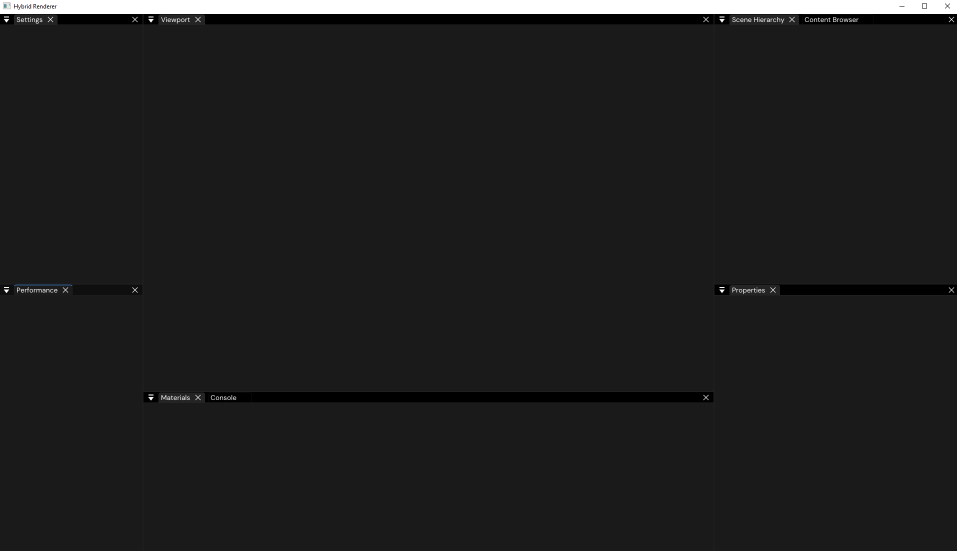
#> input picture images/snapshot-1.png, 1913 x 1102 px (shown at 1/2 size)
$ python downscale_textures.py images
#> lines starting #> are read from the running program, lines starting #| are printed output that depends on the picture
#!/usr/bin/env python3
import argparse
import sys
from pathlib import Path

try:
    from PIL import Image
except ImportError:
    print("Pillow is required. Install with: pip install pillow", file=sys.stderr)
    sys.exit(1)


SUPPORTED_EXTS = {".png", ".jpg", ".jpeg", ".tga", ".bmp", ".tif", ".tiff", ".webp"}


def parse_args() -> argparse.Namespace:
    parser = argparse.ArgumentParser(
        description="Recursively downscale textures in a folder, preserving file paths and names."
    )
    parser.add_argument("folder", type=Path, help="Root folder containing textures")
    parser.add_argument(
        "--scale",
        type=float,
        default=0.5,
        help="Scale factor (0 < scale <= 1). Default: 0.5",
    )
    parser.add_argument(
        "--max-size",
        type=int,
        default=0,
        help="Optional max width/height after scaling (0 disables).",
    )
    parser.add_argument(
        "--dry-run",
        action="store_true",
        help="Show what would be changed without writing files.",
    )
    parser.add_argument(
        "--skip-existing-small",
        action="store_true",
        help="Skip files already <= --max-size when max-size is enabled.",
    )
    return parser.parse_args()


def target_size(width: int, height: int, scale: float, max_size: int) -> tuple[int, int]:
    new_w = max(1, int(round(width * scale)))
    new_h = max(1, int(round(height * scale)))

    if max_size > 0:
        longest = max(new_w, new_h)
        if longest > max_size:
            factor = max_size / float(longest)
            new_w = max(1, int(round(new_w * factor)))
            new_h = max(1, int(round(new_h * factor)))

    return new_w, new_h


def process_image(path: Path, scale: float, max_size: int, dry_run: bool, skip_existing_small: bool) -> bool:
#> called with scale = 0.5, max_size = 0, dry_run = False, skip_existing_small = False
    try:
        with Image.open(path) as img:
#> img is the input picture: PIL image 1913x1102 RGBA; mean R, G, B, A 31.3, 31.3, 31.3, 255
            w, h = img.size
#> w = 1913; h = 1102

            if max_size > 0 and skip_existing_small and max(w, h) <= max_size:
                return False

            new_w, new_h = target_size(w, h, scale, max_size)
#> new_w = 956; new_h = 551

            if new_w >= w and new_h >= h:
                return False

            if dry_run:
                print(f"[DRY] {path} : {w}x{h} -> {new_w}x{new_h}")
                return True

            resized = img.resize((new_w, new_h), Image.Resampling.LANCZOS)
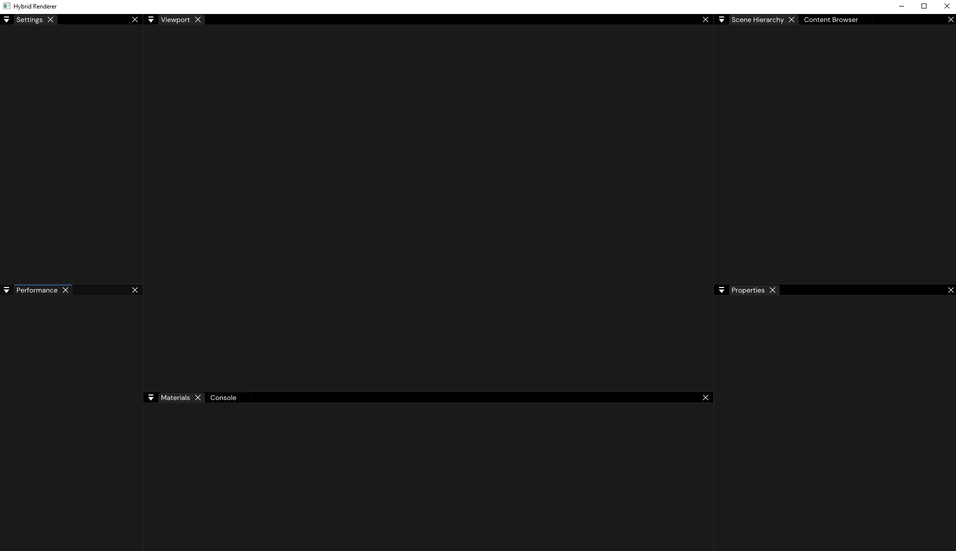
#> resized: PIL image 956x551 RGBA; mean R, G, B, A 31.3, 31.3, 31.3, 255

            save_kwargs = {}
            ext = path.suffix.lower()
            if ext in {".jpg", ".jpeg"}:
                save_kwargs["quality"] = 95
                save_kwargs["optimize"] = True
            elif ext == ".png":
                save_kwargs["optimize"] = True

            resized.save(path, **save_kwargs)
            print(f"{path} : {w}x{h} -> {new_w}x{new_h}")
#| images/snapshot-1.png : 1913x1102 -> 956x551
            return True
    except Exception as exc:
        print(f"[ERROR] {path} : {exc}", file=sys.stderr)
        return False


def main() -> int:
    args = parse_args()

    if not args.folder.exists() or not args.folder.is_dir():
        print(f"Folder not found: {args.folder}", file=sys.stderr)
        return 1

    if not (0.0 < args.scale <= 1.0):
        print("--scale must be in (0, 1].", file=sys.stderr)
        return 1

    files = [p for p in args.folder.rglob("*") if p.is_file() and p.suffix.lower() in SUPPORTED_EXTS]
    if not files:
        print("No supported texture files found.")
        return 0

    changed = 0
    for path in files:
        if process_image(path, args.scale, args.max_size, args.dry_run, args.skip_existing_small):
            changed += 1
#> pass 2 of the loop in main, `for path in files:`:
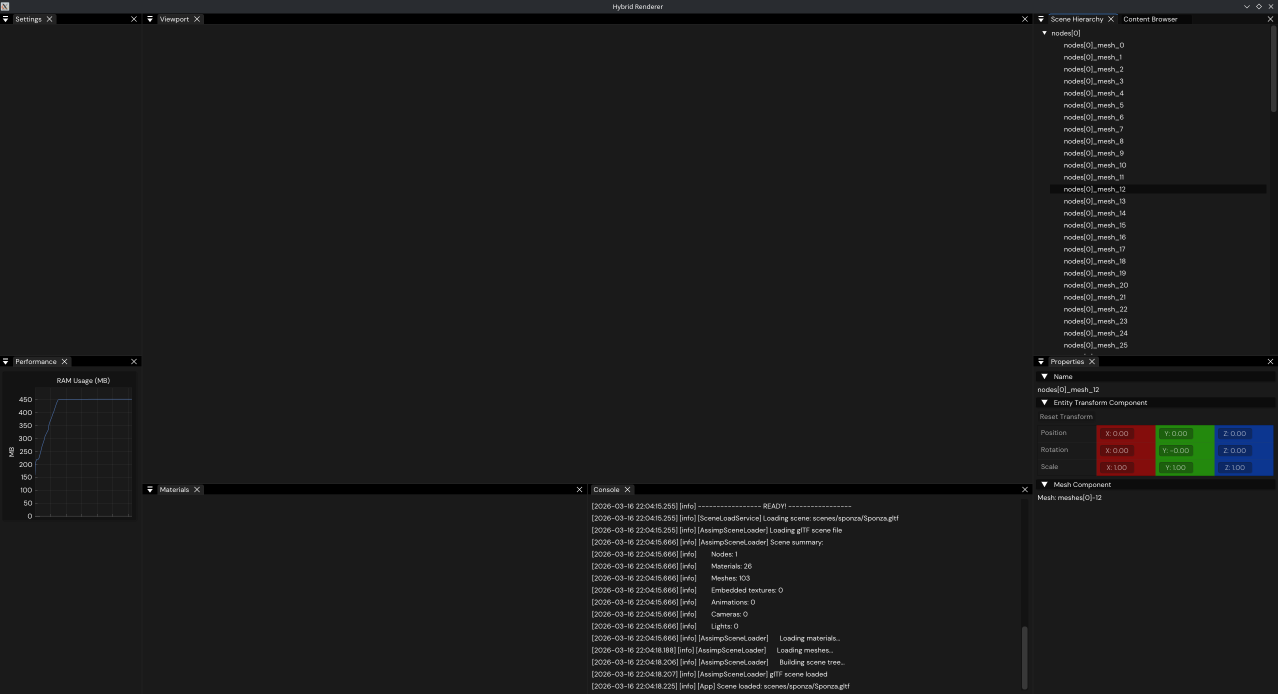
#> input picture images/snapshot-2.png, 2555 x 1388 px (shown at 1/2 size)
#> in process_image, img is the input picture: PIL image 2555x1388 RGB; mean R, G, B 27.8, 28, 28
#> in process_image (call 2), `resized = img.resize((new_w, new_h), Image.Resampling.LANCZOS)`:
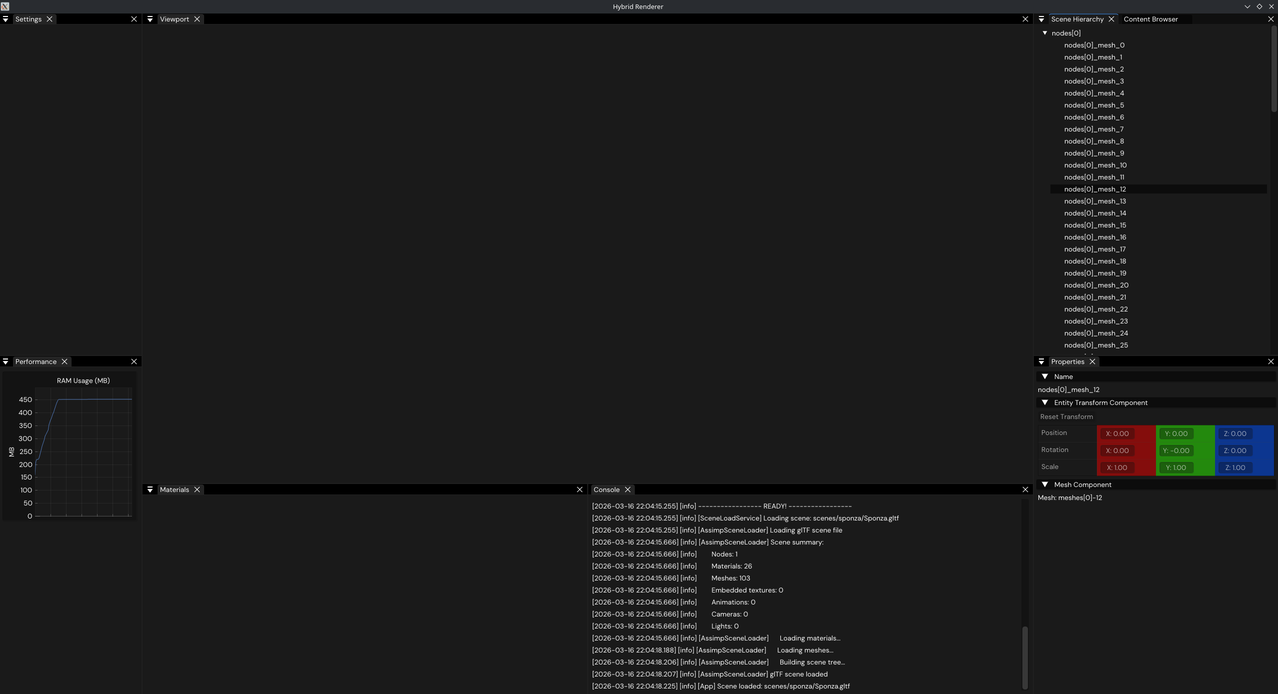
#> resized: PIL image 1278x694 RGB; mean R, G, B 27.9, 28, 28
#| images/snapshot-2.png : 2555x1388 -> 1278x694

    print(f"\nDone. Processed {len(files)} file(s), changed {changed}.")
    return 0


if __name__ == "__main__":
    raise SystemExit(main())
#> (the program exits here)
